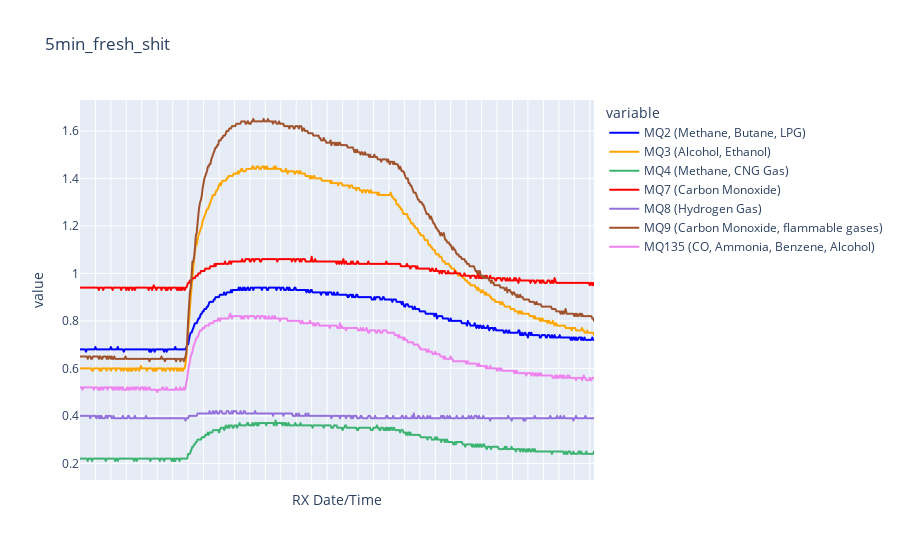
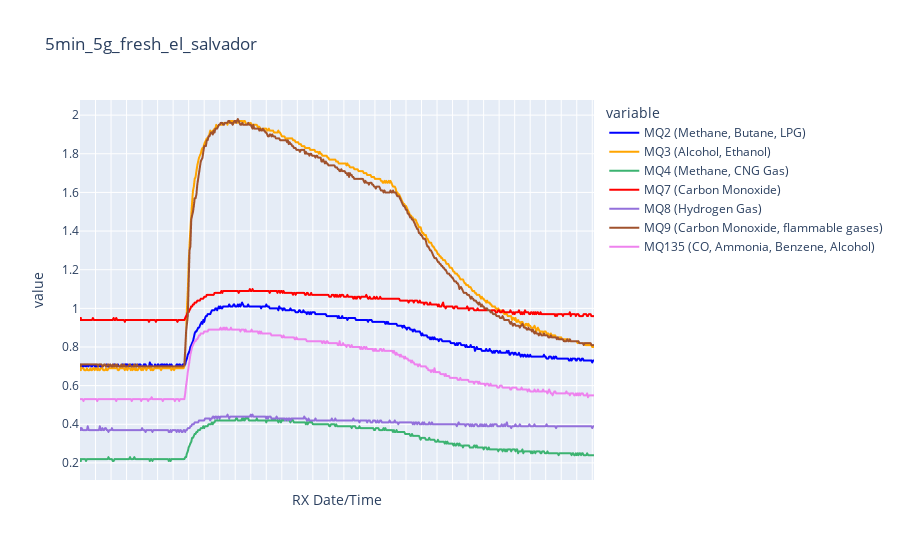
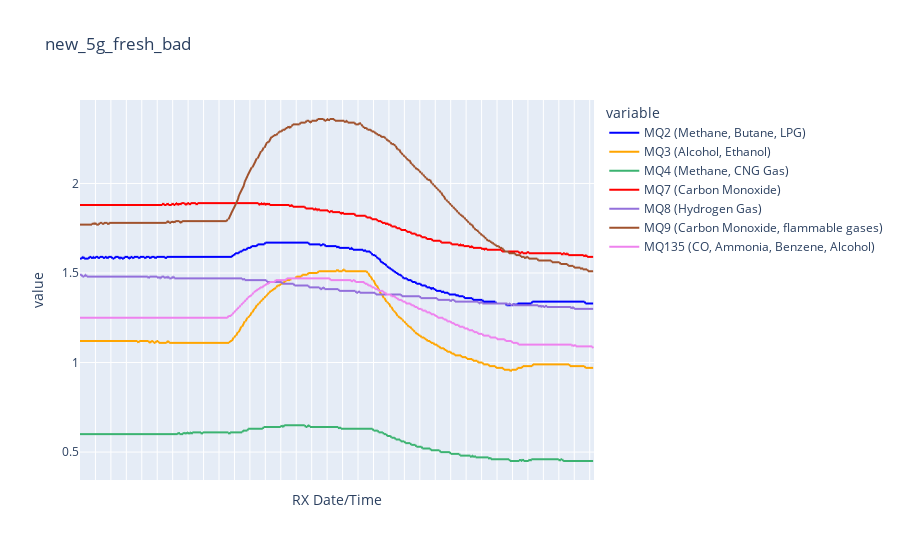

The cell these charts' notebook holds for them, in order:
### Code cell
# show_chart('sanitiser')
# show_chart('10g_semi-fresh_coffee')
# show_chart('10g_fresh_cheap')
# show_chart('less_coffee')
# show_chart('03_25_17-58_old_ground_2_pumps')
show_chart('5min_fresh_shit')
show_chart('5min_5g_fresh_el_salvador')
show_chart('new_5g_fresh_bad')

### Figure 1 — Plotly figure (JSON) as saved in the notebook; plotly's stock layout.template omitted (floating-point values rounded to 4 significant figures; data arrays with more than 128 entries replaced by an {"elided": "..."} marker saying what was removed)
{"data": [{"hovertemplate": "variable=MQ2 (Methane, Butane, LPG)<br>RX Date/Time=%{x}<br>value=%{y}<extra></extra>", "legendgroup": "MQ2 (Methane, Butane, LPG)", "line": {"color": "blue", "dash": "solid"}, "mode": "lines", "name": "MQ2 (Methane, Butane, LPG)", "showlegend": true, "type": "scattergl", "x": {"elided": "600 str values"}, "xaxis": "x", "y": {"elided": "600 float values"}, "yaxis": "y"}, {"hovertemplate": "variable=MQ3 (Alcohol, Ethanol)<br>RX Date/Time=%{x}<br>value=%{y}<extra></extra>", "legendgroup": "MQ3 (Alcohol, Ethanol)", "line": {"color": "orange", "dash": "solid"}, "mode": "lines", "name": "MQ3 (Alcohol, Ethanol)", "showlegend": true, "type": "scattergl", "x": {"elided": "600 str values"}, "xaxis": "x", "y": {"elided": "600 float values"}, "yaxis": "y"}, {"hovertemplate": "variable=MQ4 (Methane, CNG Gas)<br>RX Date/Time=%{x}<br>value=%{y}<extra></extra>", "legendgroup": "MQ4 (Methane, CNG Gas)", "line": {"color": "mediumseagreen", "dash": "solid"}, "mode": "lines", "name": "MQ4 (Methane, CNG Gas)", "showlegend": true, "type": "scattergl", "x": {"elided": "600 str values"}, "xaxis": "x", "y": {"elided": "600 float values"}, "yaxis": "y"}, {"hovertemplate": "variable=MQ7 (Carbon Monoxide)<br>RX Date/Time=%{x}<br>value=%{y}<extra></extra>", "legendgroup": "MQ7 (Carbon Monoxide)", "line": {"color": "red", "dash": "solid"}, "mode": "lines", "name": "MQ7 (Carbon Monoxide)", "showlegend": true, "type": "scattergl", "x": {"elided": "600 str values"}, "xaxis": "x", "y": {"elided": "600 float values"}, "yaxis": "y"}, {"hovertemplate": "variable=MQ8 (Hydrogen Gas)<br>RX Date/Time=%{x}<br>value=%{y}<extra></extra>", "legendgroup": "MQ8 (Hydrogen Gas)", "line": {"color": "mediumpurple", "dash": "solid"}, "mode": "lines", "name": "MQ8 (Hydrogen Gas)", "showlegend": true, "type": "scattergl", "x": {"elided": "600 str values"}, "xaxis": "x", "y": {"elided": "600 float values"}, "yaxis": "y"}, {"hovertemplate": "variable=MQ9 (Carbon Monoxide, flammable gases)<br>RX Date/Time=%{x}<br>value=%{y}<extra></extra>", "legendgroup": "MQ9 (Carbon Monoxide, flammable gases)", "line": {"color": "sienna", "dash": "solid"}, "mode": "lines", "name": "MQ9 (Carbon Monoxide, flammable gases)", "showlegend": true, "type": "scattergl", "x": {"elided": "600 str values"}, "xaxis": "x", "y": {"elided": "600 float values"}, "yaxis": "y"}, {"hovertemplate": "variable=MQ135 (CO, Ammonia, Benzene, Alcohol)<br>RX Date/Time=%{x}<br>value=%{y}<extra></extra>", "legendgroup": "MQ135 (CO, Ammonia, Benzene, Alcohol)", "line": {"color": "violet", "dash": "solid"}, "mode": "lines", "name": "MQ135 (CO, Ammonia, Benzene, Alcohol)", "showlegend": true, "type": "scattergl", "x": {"elided": "600 str values"}, "xaxis": "x", "y": {"elided": "600 float values"}, "yaxis": "y"}], "layout": {"autosize": true, "legend": {"title": {"text": "variable"}, "tracegroupgap": 0}, "title": {"text": "5min_fresh_shit"}, "xaxis": {"anchor": "y", "autorange": true, "domain": [0, 1], "range": [0, 599], "showticklabels": false, "title": {"text": "RX Date/Time"}, "type": "category"}, "yaxis": {"anchor": "x", "autorange": true, "domain": [0, 1], "range": [0.13, 1.73], "title": {"text": "value"}, "type": "linear"}}}

### Figure 2 — Plotly figure (JSON) as saved in the notebook; plotly's stock layout.template omitted (floating-point values rounded to 4 significant figures; data arrays with more than 128 entries replaced by an {"elided": "..."} marker saying what was removed)
{"data": [{"hovertemplate": "variable=MQ2 (Methane, Butane, LPG)<br>RX Date/Time=%{x}<br>value=%{y}<extra></extra>", "legendgroup": "MQ2 (Methane, Butane, LPG)", "line": {"color": "blue", "dash": "solid"}, "mode": "lines", "name": "MQ2 (Methane, Butane, LPG)", "showlegend": true, "type": "scattergl", "x": {"elided": "600 str values"}, "xaxis": "x", "y": {"elided": "600 float values"}, "yaxis": "y"}, {"hovertemplate": "variable=MQ3 (Alcohol, Ethanol)<br>RX Date/Time=%{x}<br>value=%{y}<extra></extra>", "legendgroup": "MQ3 (Alcohol, Ethanol)", "line": {"color": "orange", "dash": "solid"}, "mode": "lines", "name": "MQ3 (Alcohol, Ethanol)", "showlegend": true, "type": "scattergl", "x": {"elided": "600 str values"}, "xaxis": "x", "y": {"elided": "600 float values"}, "yaxis": "y"}, {"hovertemplate": "variable=MQ4 (Methane, CNG Gas)<br>RX Date/Time=%{x}<br>value=%{y}<extra></extra>", "legendgroup": "MQ4 (Methane, CNG Gas)", "line": {"color": "mediumseagreen", "dash": "solid"}, "mode": "lines", "name": "MQ4 (Methane, CNG Gas)", "showlegend": true, "type": "scattergl", "x": {"elided": "600 str values"}, "xaxis": "x", "y": {"elided": "600 float values"}, "yaxis": "y"}, {"hovertemplate": "variable=MQ7 (Carbon Monoxide)<br>RX Date/Time=%{x}<br>value=%{y}<extra></extra>", "legendgroup": "MQ7 (Carbon Monoxide)", "line": {"color": "red", "dash": "solid"}, "mode": "lines", "name": "MQ7 (Carbon Monoxide)", "showlegend": true, "type": "scattergl", "x": {"elided": "600 str values"}, "xaxis": "x", "y": {"elided": "600 float values"}, "yaxis": "y"}, {"hovertemplate": "variable=MQ8 (Hydrogen Gas)<br>RX Date/Time=%{x}<br>value=%{y}<extra></extra>", "legendgroup": "MQ8 (Hydrogen Gas)", "line": {"color": "mediumpurple", "dash": "solid"}, "mode": "lines", "name": "MQ8 (Hydrogen Gas)", "showlegend": true, "type": "scattergl", "x": {"elided": "600 str values"}, "xaxis": "x", "y": {"elided": "600 float values"}, "yaxis": "y"}, {"hovertemplate": "variable=MQ9 (Carbon Monoxide, flammable gases)<br>RX Date/Time=%{x}<br>value=%{y}<extra></extra>", "legendgroup": "MQ9 (Carbon Monoxide, flammable gases)", "line": {"color": "sienna", "dash": "solid"}, "mode": "lines", "name": "MQ9 (Carbon Monoxide, flammable gases)", "showlegend": true, "type": "scattergl", "x": {"elided": "600 str values"}, "xaxis": "x", "y": {"elided": "600 float values"}, "yaxis": "y"}, {"hovertemplate": "variable=MQ135 (CO, Ammonia, Benzene, Alcohol)<br>RX Date/Time=%{x}<br>value=%{y}<extra></extra>", "legendgroup": "MQ135 (CO, Ammonia, Benzene, Alcohol)", "line": {"color": "violet", "dash": "solid"}, "mode": "lines", "name": "MQ135 (CO, Ammonia, Benzene, Alcohol)", "showlegend": true, "type": "scattergl", "x": {"elided": "600 str values"}, "xaxis": "x", "y": {"elided": "600 float values"}, "yaxis": "y"}], "layout": {"autosize": true, "legend": {"title": {"text": "variable"}, "tracegroupgap": 0}, "title": {"text": "5min_5g_fresh_el_salvador"}, "xaxis": {"anchor": "y", "autorange": true, "domain": [0, 1], "range": [0, 596], "showticklabels": false, "title": {"text": "RX Date/Time"}, "type": "category"}, "yaxis": {"anchor": "x", "autorange": true, "domain": [0, 1], "range": [0.1117, 2.078], "title": {"text": "value"}, "type": "linear"}}}

### Figure 3 — Plotly figure (JSON) as saved in the notebook; plotly's stock layout.template omitted (floating-point values rounded to 4 significant figures; data arrays with more than 128 entries replaced by an {"elided": "..."} marker saying what was removed)
{"data": [{"hovertemplate": "variable=MQ2 (Methane, Butane, LPG)<br>RX Date/Time=%{x}<br>value=%{y}<extra></extra>", "legendgroup": "MQ2 (Methane, Butane, LPG)", "line": {"color": "blue", "dash": "solid"}, "mode": "lines", "name": "MQ2 (Methane, Butane, LPG)", "showlegend": true, "type": "scattergl", "x": {"elided": "600 str values"}, "xaxis": "x", "y": {"elided": "600 float values"}, "yaxis": "y"}, {"hovertemplate": "variable=MQ3 (Alcohol, Ethanol)<br>RX Date/Time=%{x}<br>value=%{y}<extra></extra>", "legendgroup": "MQ3 (Alcohol, Ethanol)", "line": {"color": "orange", "dash": "solid"}, "mode": "lines", "name": "MQ3 (Alcohol, Ethanol)", "showlegend": true, "type": "scattergl", "x": {"elided": "600 str values"}, "xaxis": "x", "y": {"elided": "600 float values"}, "yaxis": "y"}, {"hovertemplate": "variable=MQ4 (Methane, CNG Gas)<br>RX Date/Time=%{x}<br>value=%{y}<extra></extra>", "legendgroup": "MQ4 (Methane, CNG Gas)", "line": {"color": "mediumseagreen", "dash": "solid"}, "mode": "lines", "name": "MQ4 (Methane, CNG Gas)", "showlegend": true, "type": "scattergl", "x": {"elided": "600 str values"}, "xaxis": "x", "y": {"elided": "600 float values"}, "yaxis": "y"}, {"hovertemplate": "variable=MQ7 (Carbon Monoxide)<br>RX Date/Time=%{x}<br>value=%{y}<extra></extra>", "legendgroup": "MQ7 (Carbon Monoxide)", "line": {"color": "red", "dash": "solid"}, "mode": "lines", "name": "MQ7 (Carbon Monoxide)", "showlegend": true, "type": "scattergl", "x": {"elided": "600 str values"}, "xaxis": "x", "y": {"elided": "600 float values"}, "yaxis": "y"}, {"hovertemplate": "variable=MQ8 (Hydrogen Gas)<br>RX Date/Time=%{x}<br>value=%{y}<extra></extra>", "legendgroup": "MQ8 (Hydrogen Gas)", "line": {"color": "mediumpurple", "dash": "solid"}, "mode": "lines", "name": "MQ8 (Hydrogen Gas)", "showlegend": true, "type": "scattergl", "x": {"elided": "600 str values"}, "xaxis": "x", "y": {"elided": "600 float values"}, "yaxis": "y"}, {"hovertemplate": "variable=MQ9 (Carbon Monoxide, flammable gases)<br>RX Date/Time=%{x}<br>value=%{y}<extra></extra>", "legendgroup": "MQ9 (Carbon Monoxide, flammable gases)", "line": {"color": "sienna", "dash": "solid"}, "mode": "lines", "name": "MQ9 (Carbon Monoxide, flammable gases)", "showlegend": true, "type": "scattergl", "x": {"elided": "600 str values"}, "xaxis": "x", "y": {"elided": "600 float values"}, "yaxis": "y"}, {"hovertemplate": "variable=MQ135 (CO, Ammonia, Benzene, Alcohol)<br>RX Date/Time=%{x}<br>value=%{y}<extra></extra>", "legendgroup": "MQ135 (CO, Ammonia, Benzene, Alcohol)", "line": {"color": "violet", "dash": "solid"}, "mode": "lines", "name": "MQ135 (CO, Ammonia, Benzene, Alcohol)", "showlegend": true, "type": "scattergl", "x": {"elided": "600 str values"}, "xaxis": "x", "y": {"elided": "600 float values"}, "yaxis": "y"}], "layout": {"autosize": true, "legend": {"title": {"text": "variable"}, "tracegroupgap": 0}, "title": {"text": "new_5g_fresh_bad"}, "xaxis": {"anchor": "y", "autorange": true, "domain": [0, 1], "range": [0, 599], "showticklabels": false, "title": {"text": "RX Date/Time"}, "type": "category"}, "yaxis": {"anchor": "x", "autorange": true, "domain": [0, 1], "range": [0.3439, 2.466], "title": {"text": "value"}, "type": "linear"}}}
